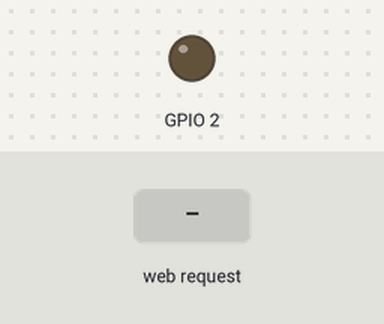
Simulated run of this sketch. Board: ESP32. On the bench: output pins drawn as LEDs (lit = HIGH). Inputs (shaded band) come from the test bench. WiFi joins after 1.5 s; servers stay silent unless stated; what the sketch prints to the serial monitor is not drawn.

Above: at 2.7 s.
2.8 s: HTTP request GET / received
At 3.4 s:
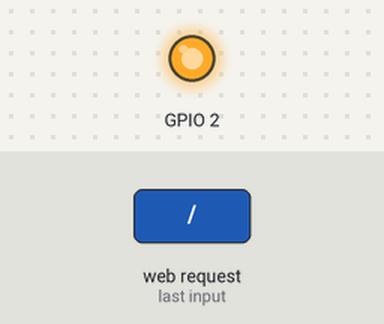
4.3 s: HTTP request GET /adios received
At 4.6 s:
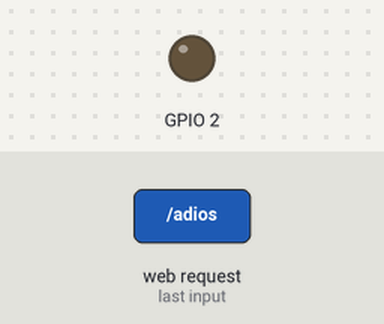
Timing chart, 0 to 7.3 s (numbered marks = the images above; inputs shaded):
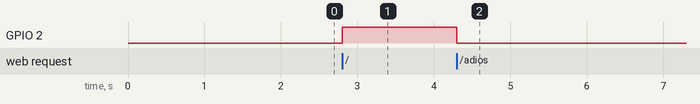

The sketch:

ON_OFF.ino
```cpp
#include <WiFi.h>
#include <ESPAsyncWebSrv.h>

const char* ssid = "iPhone de Alex";
const char* password = "12345678";
AsyncWebServer server(80);

void setup() {
  pinMode(2, OUTPUT);
  Serial.begin(115200);
  conectarse();
  server.on("/", HTTP_GET, [](AsyncWebServerRequest* request){
    int numParametros = request -> params();
    Serial.println(numParametros);
    if(numParametros == 0){
      request ->send(200, "text/html","<h1>Hola Mundo</h1>");
      digitalWrite(2, HIGH);
    }else{
      AsyncWebParameter* p=request->getParam(0);
      String html = "<h1> hola" + p->value() + " desde ESP32</h1>";
      request->send(200,"text/html",html);
    }
    });
    server.on("/adios",HTTP_GET, [](AsyncWebServerRequest* request){
    request->send(200,"text/html","<h1>adios</h1>");
    digitalWrite(2, LOW);
  });

  server.begin();
  /*
  delay(10);
  */

}

void loop() {
}

void conectarse(){
  Serial.println();
  Serial.println();
  Serial.print("Conenecting to ");
  Serial.println(ssid);

  WiFi.begin(ssid, password);
  while(WiFi.status() != WL_CONNECTED){
  delay(500);
  Serial.print(".");
}

Serial.println("");
Serial.println("Wifi Connected");
Serial.println("Ip Address: ");
Serial.println(WiFi.localIP());
}
```

Measured:
- after the input at 2.8 s, GPIO 2: LOW → HIGH at once
- after the input at 4.3 s, GPIO 2: HIGH → LOW at once
